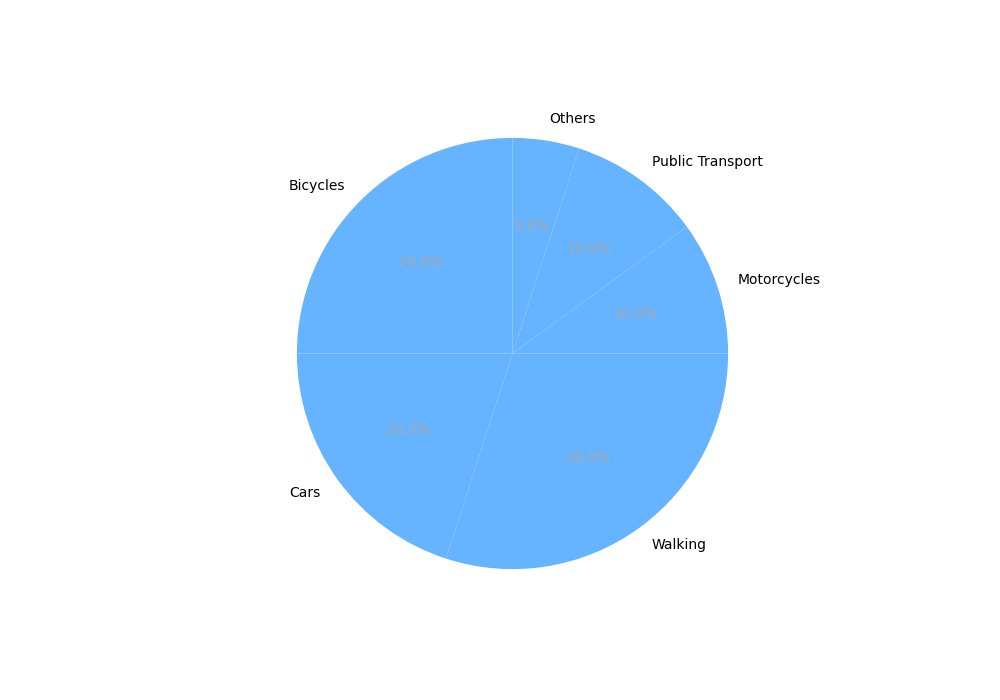

The script that drew this image:
import matplotlib.pyplot as plt

# Define the data
transport_modes = ["Bicycles", "Cars", "Walking", "Motorcycles", "Public Transport", "Others"]
percentages = [25, 20, 30, 10, 10, 5]

# Single color for all transport modes
single_color = ['#66b3ff']

# Create pie chart
fig, ax = plt.subplots(figsize=(10, 7))

# Creating the pie chart with a single color
wedges, texts, autotexts = ax.pie(
    percentages,
    labels=transport_modes,
    autopct='%1.1f%%',
    startangle=90,
    colors=single_color * len(transport_modes)
)

# Ensure each label and percentage is properly displayed
for text in texts:
    text.set_size(10)

for autotext in autotexts:
    autotext.set_size(10)
    autotext.set_color('darkgrey')

# Display the pie chart
plt.show()
